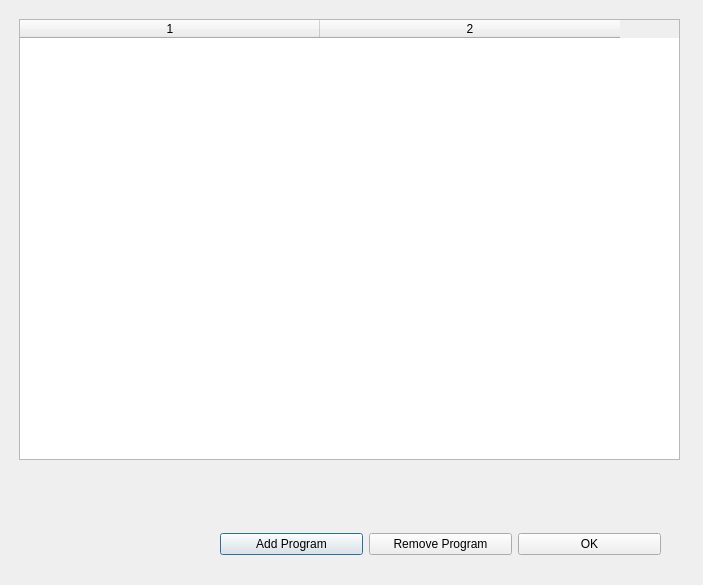
<?xml version="1.0" encoding="UTF-8"?>
<ui version="4.0">
 <class>Appdlg</class>
 <widget class="QDialog" name="Appdlg">
  <property name="geometry">
   <rect>
    <x>0</x>
    <y>0</y>
    <width>703</width>
    <height>585</height>
   </rect>
  </property>
  <property name="windowTitle">
   <string>Open with Program List</string>
  </property>
  <widget class="QWidget" name="horizontalLayoutWidget">
   <property name="geometry">
    <rect>
     <x>19</x>
     <y>19</y>
     <width>661</width>
     <height>441</height>
    </rect>
   </property>
   <layout class="QHBoxLayout" name="horizontalLayout">
    <item>
     <widget class="QTableWidget" name="apps">
      <property name="columnCount">
       <number>2</number>
      </property>
      <attribute name="horizontalHeaderDefaultSectionSize">
       <number>300</number>
      </attribute>
      <attribute name="verticalHeaderVisible">
       <bool>false</bool>
      </attribute>
      <column/>
      <column/>
     </widget>
    </item>
   </layout>
  </widget>
  <widget class="QWidget" name="horizontalLayoutWidget_2">
   <property name="geometry">
    <rect>
     <x>220</x>
     <y>519</y>
     <width>441</width>
     <height>51</height>
    </rect>
   </property>
   <layout class="QHBoxLayout" name="horizontalLayout_2">
    <item>
     <widget class="QPushButton" name="addBtn">
      <property name="text">
       <string>Add Program</string>
      </property>
     </widget>
    </item>
    <item>
     <widget class="QPushButton" name="removeBtn">
      <property name="text">
       <string>Remove Program</string>
      </property>
     </widget>
    </item>
    <item>
     <widget class="QPushButton" name="okBtn">
      <property name="text">
       <string>OK</string>
      </property>
     </widget>
    </item>
   </layout>
  </widget>
 </widget>
 <resources/>
 <connections/>
</ui>
